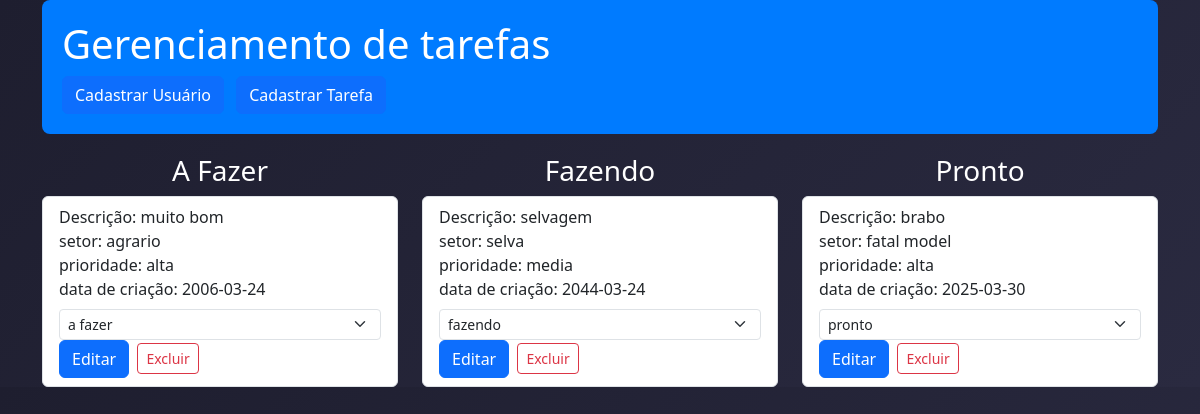
The page / on the database its author committed.
### tables this page shows
CREATE TABLE tarefas (id INTEGER PRIMARY KEY AUTOINCREMENT,
              id_usuario INTEGER NOT NULL,
              descricao TEXT NOT NULL,
              setor TEXT NOT NULL,
              prioridade TEXT NOT NULL,
              data TEXT NOT NULL,
              status TEXT DEFAULT 'a fazer',
              FOREIGN KEY (id_usuario) REFERENCES usuarios(id)
              
              );

### app.py (the view)
@app.route('/')
def index():
    conn = sqlite3.connect('database.db')
    c = conn.cursor()
    c.execute("SELECT * FROM tarefas")
    tarefas = c.fetchall()
    conn.close()
    return render_template('index.html', tarefas=tarefas)

### templates/index.html (shortened to what this page needs)
<!DOCTYPE html>
<html lang="en">
    <head>
        <link href="https://cdn.jsdelivr.net/npm/bootstrap@5.3.0-alpha3/dist/css/bootstrap.min.css" rel="stylesheet">
</head>
 <body>
<div class="container">
        <div class="caixa-azul">
        <h1>Gerenciamento de tarefas</h1>
        <a href="/add_usuario" class="btn btn-primary me-2"> Cadastrar Usuário</a>
        <a href="/add_tarefa"  class="btn btn-primary me-2">Cadastrar Tarefa</a>
       </div>
 <div class="row">
    <div class="col-md-4">
        <h3 class="text-center">A Fazer</h3>
        <ul class="list-group">
            {% for tarefa in tarefas if tarefa[6] == 'a fazer' %}
            <li class="list-group-item a-fazer">
                Descrição: {{ tarefa[2] }}<br>
                setor: {{ tarefa[3] }}<br>
                prioridade: {{ tarefa[4] }}<br>
                data de criação: {{ tarefa[5] }}<br>
                <form action="{{ url_for('mudar_status', tarefa_id=tarefa[0]) }}" method="post" class="mt-2">
                    <select name="status" class="form-select form-select-sm"
                    onchange="this.form.submit()">
                    <option value="a fazer" {% if tarefa[6] == 'a fazer' %}selected{% endif %}>a fazer</option>
                    </select>
                </form>
                <a href="{{ url_for('editar_tarefa', tarefa_id=tarefa[0]) }}" class="btn btn-primary">Editar</a>
                <a href="{{ url_for('excluir_tarefa', tarefa_id=tarefa[0]) }}" class="btn btn-sm btn-outline-danger ms-1"
                onclick="return confirm('Tem certeza que deseja excluir esta tarefa?')">Excluir</a>
            </li>
            {% endfor %}
        </ul>
    </div>
    <div class="col-md-4">
        <h3 class="text-center">Fazendo</h3>
        <ul class="list-group">
            {% for tarefa in tarefas if tarefa[6] == 'fazendo' %}
            <li class="list-group-item a-fazer">
                Descrição: {{ tarefa[2] }}<br>
                setor: {{ tarefa[3] }}<br>
                prioridade: {{ tarefa[4] }}<br>
                data de criação: {{ tarefa[5] }}<br>
                <form action="{{ url_for('mudar_status', tarefa_id=tarefa[0]) }}" method="post" class="mt-2">
                    <select name="status" class="form-select form-select-sm"
                    onchange="this.form.submit()">
                    <option value="fazendo" {% if tarefa[6] == 'fazendo' %}selected{% endif %}>fazendo</option>
                    </select>
                </form>
                 <form>
                    <a href="{{ url_for('editar_tarefa', tarefa_id=tarefa[0]) }}" class="btn btn-primary">Editar</a>
                    <a href="{{ url_for('excluir_tarefa', tarefa_id=tarefa[0]) }}" class="btn btn-sm btn-outline-danger ms-1"
                    onclick="return confirm('Tem certeza que deseja excluir esta tarefa?')">Excluir</a>
                    </form>
            </li>
            {% endfor %}
        </ul>
    </div>
    <div class="col-md-4">
        <h3 class="text-center">Pronto</h3>
        <ul class="list-group">
            {% for tarefa in tarefas if tarefa[6] == 'pronto' %}
            <li class="list-group-item a-fazer">
                Descrição: {{ tarefa[2] }}<br>
                setor: {{ tarefa[3] }}<br>
                prioridade: {{ tarefa[4] }}<br>
                data de criação: {{ tarefa[5] }}<br>
                <form action="{{ url_for('mudar_status', tarefa_id=tarefa[0]) }}" method="post" class="mt-2">
                    <select name="status" class="form-select form-select-sm"
                    onchange="this.form.submit()">
                    <option value="pronto" {% if tarefa[6] == 'pronto' %}selected{% endif %}>pronto</option>
                    </select>
                </form>
                   <a href="{{ url_for('editar_tarefa', tarefa_id=tarefa[0]) }}" class="btn btn-primary">Editar</a>
                   <a href="{{ url_for('excluir_tarefa', tarefa_id=tarefa[0]) }}" class="btn btn-sm btn-outline-danger ms-1"
                   onclick="return confirm('Tem certeza que deseja excluir esta tarefa?')">Excluir</a>
            </li>
            {% endfor %}
        </ul>
    </div>
</div>
</div>
</body>
</html>

### templates/index.html (style rules this page uses)
body { background: linear-gradient(135deg, #1e1e2f 0%, #2a2a40 100%); color: #ffffff; font-family: 'Segoe UI', Tahoma, Geneva, Verdana, sans-serif; }
h1 { color: #333; }
.caixa-azul { background-color: #007bff; color: white; padding: 20px; border-radius: 8px; margin-bottom: 20px; }
.caixa-azul h1 { color: white; }

### rows shown on the page
tarefas: descricao "muito bom", setor "agrario", prioridade "alta", data "2006-03-24", status "a fazer"
tarefas: descricao "selvagem", setor "selva", prioridade "media", data "2044-03-24", status "fazendo"
tarefas: descricao "brabo", setor "fatal model", prioridade "alta", data "2025-03-30", status "pronto"
